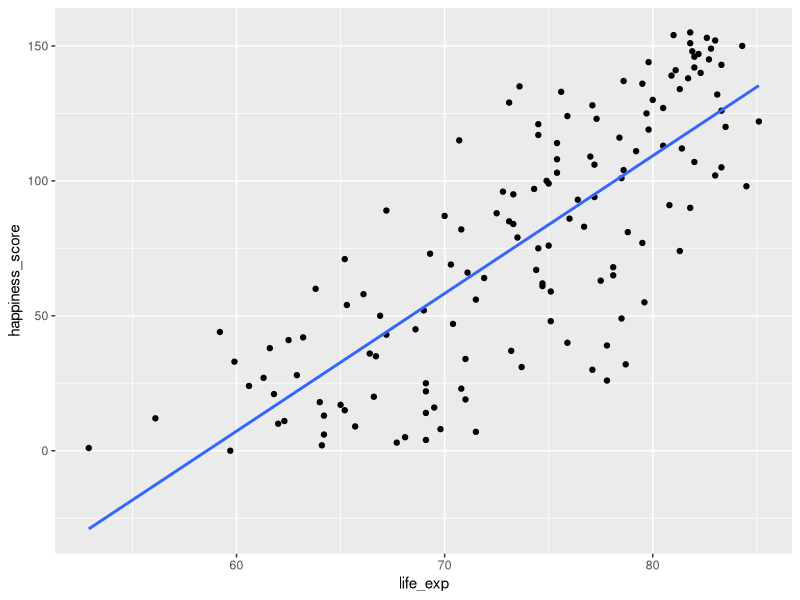
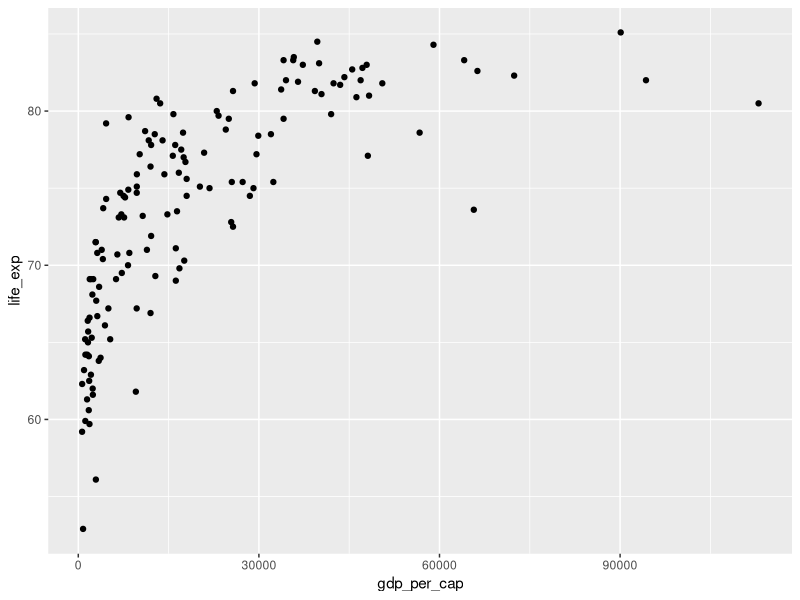
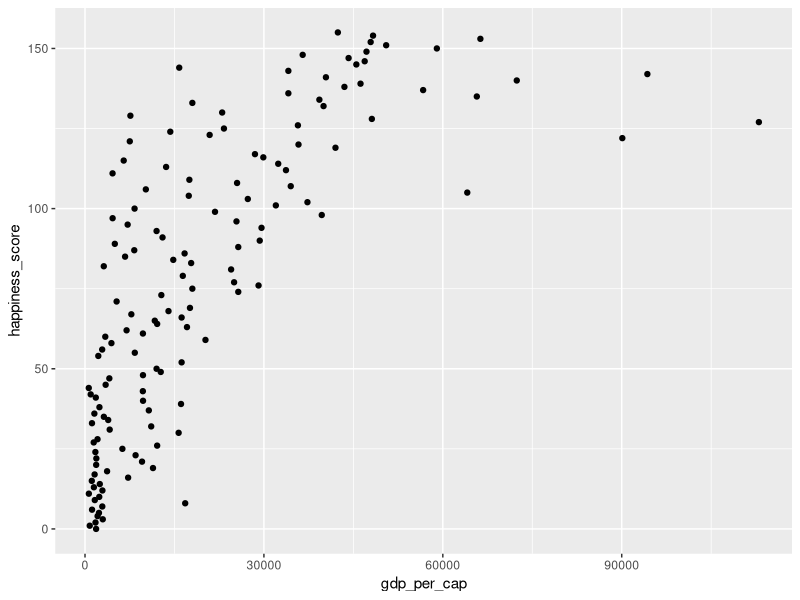
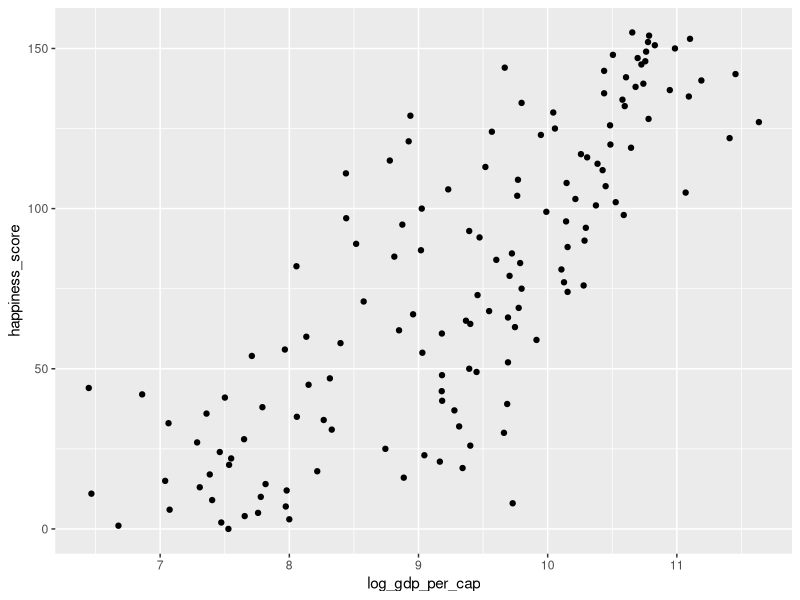

These figures' R source, in order:
## ---- chunk 1
library(readr)
library(dplyr)
library(ggplot2)
world_happiness <- read_csv("world_happiness.csv")
## ---- chunk 2
# Create a scatterplot of happiness_score vs. life_exp
# Add a linear trendline to scatterplot
ggplot(world_happiness, aes(x = life_exp, y = happiness_score)) + 
  geom_point() +
  geom_smooth(method = "lm", se = FALSE)

# Correlation between life_exp and happiness_score
cor(world_happiness$happiness_score, world_happiness$life_exp)
## ---- chunk 3
# Scatterplot of gdp_per_cap and life_exp
ggplot(world_happiness, aes(x = gdp_per_cap, y = life_exp)) + geom_point()

# Correlation between gdp_per_cap and life_exp
cor(world_happiness$life_exp, world_happiness$gdp_per_cap)

# Scatterplot of happiness_score vs. gdp_per_cap
ggplot(world_happiness, aes(x = gdp_per_cap, y = happiness_score)) + geom_point()

# Calculate correlation
cor(world_happiness$gdp_per_cap, world_happiness$happiness_score)

# Create log_gdp_per_cap column
world_happiness <- world_happiness %>%
  mutate(log_gdp_per_cap = log(gdp_per_cap))

# Scatterplot of happiness_score vs. log_gdp_per_cap
ggplot(world_happiness, aes(x = log_gdp_per_cap, y = happiness_score)) +
  geom_point()

# Calculate correlation
cor(world_happiness$log_gdp_per_cap, world_happiness$happiness_score)
